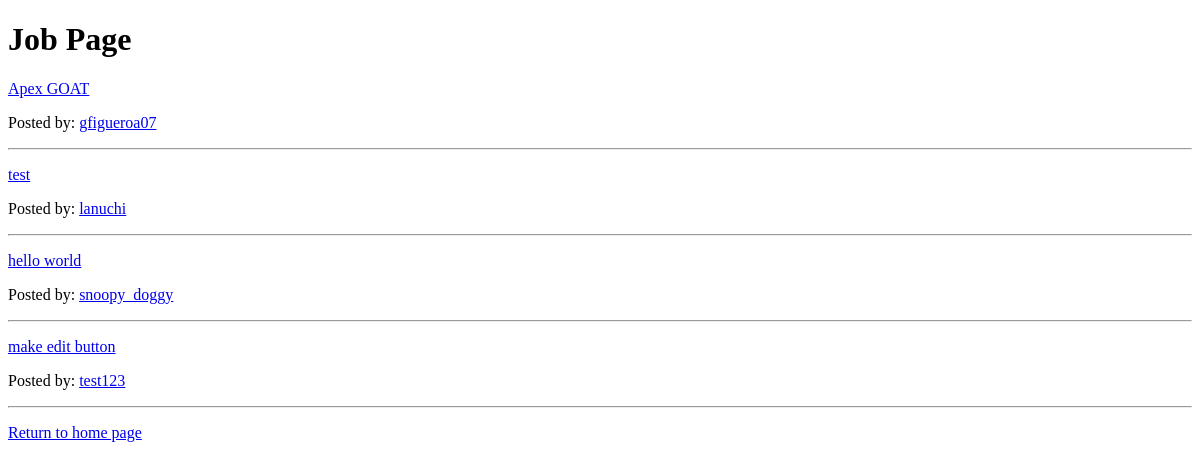
The page /job/page/ on the database as committed earlier.
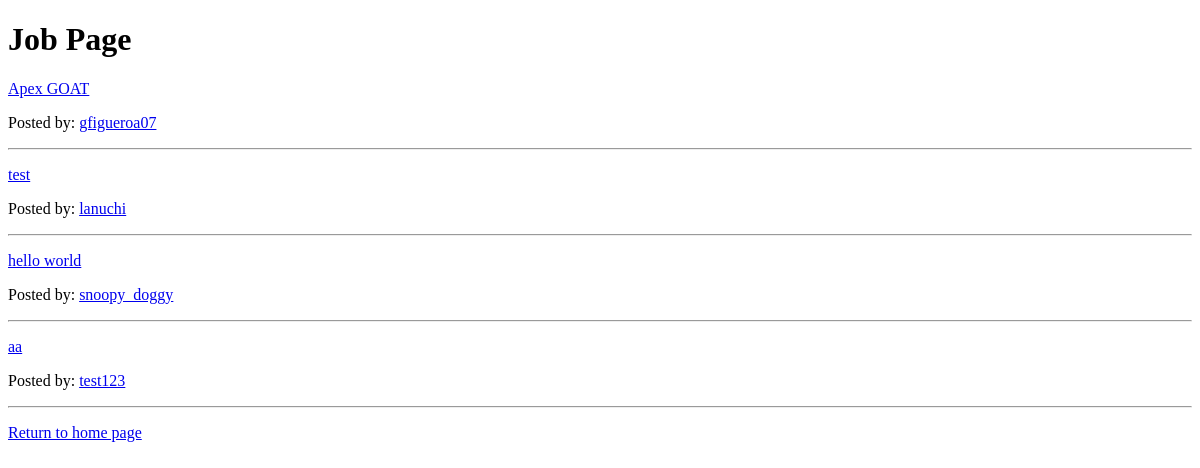
The same page on the database as committed later.
### users/models.py (models this page shows, shortened)
class JobListing(models.Model):
    profile = models.ForeignKey(Profile, on_delete=models.CASCADE)
    price = models.FloatField(blank=False, default=0.0)
    title = models.TextField(max_length=200)
    description = models.CharField(max_length=800, blank=False)
    date = models.DateTimeField(auto_now_add=True)
    images = models.ImageField(upload_to='job_pics/', blank=True, null=True)
    due_date = models.TextField(max_length=20, blank=True, null=True)

class Profile(models.Model):
    user = models.OneToOneField(User, on_delete=models.CASCADE)
    profile_name = models.CharField(max_length=30, unique=False, blank=True, null=False)
    profile_picture = models.ImageField(upload_to='profile_pics/', blank=True, null=True)
    location = models.TextField(blank=False)
    description = models.TextField(blank=True)
    avg_review_score = models.FloatField(default=0.0)
    skills = models.TextField(blank=True)
    resume = models.FileField(upload_to='resumes/', blank=True, null=True)
    def __str__(self):
        return self.user.username

### job_board/views.py (the view)
# urls.py: path('job/page/', views.job_page, name='job_page'),
def job_page(request):
    jobs = JobListing.objects.all()
    if not jobs.exists():
        return render(request, 'job_board/job_page.html', {'message' : 'no job listings. Check back later'})
    return render(request, 'job_board/job_page.html', {'jobs': jobs})

### job_board/templates/job_board/job_page.html (shortened to what this page needs)
<!DOCTYPE html>
<html>
<head>
    <h1>Job Page</h1>
{% if message %}
    {% for message in messages %}
        <p>{{ message }}</p>
    {% endfor %}
{% else %}
    {% for job in jobs %}
        <a href="{% url 'job_details' job.id %}"><p>{{ job.title }}</p></a>
        <p>Posted by: <a  href=" {% url 'profile_detail' job.profile.id %}">{{ job.profile }}</a></p>
        <hr>
    {% endfor %}
{% endif %}
</head>
<p><a href="/">Return to home page</a></p>
</body>
</html>

Rows that differ between the two databases and show on the page:
removed JobListing: title "make edit button", profile "test123"
added JobListing: title "aa", profile "test123"
